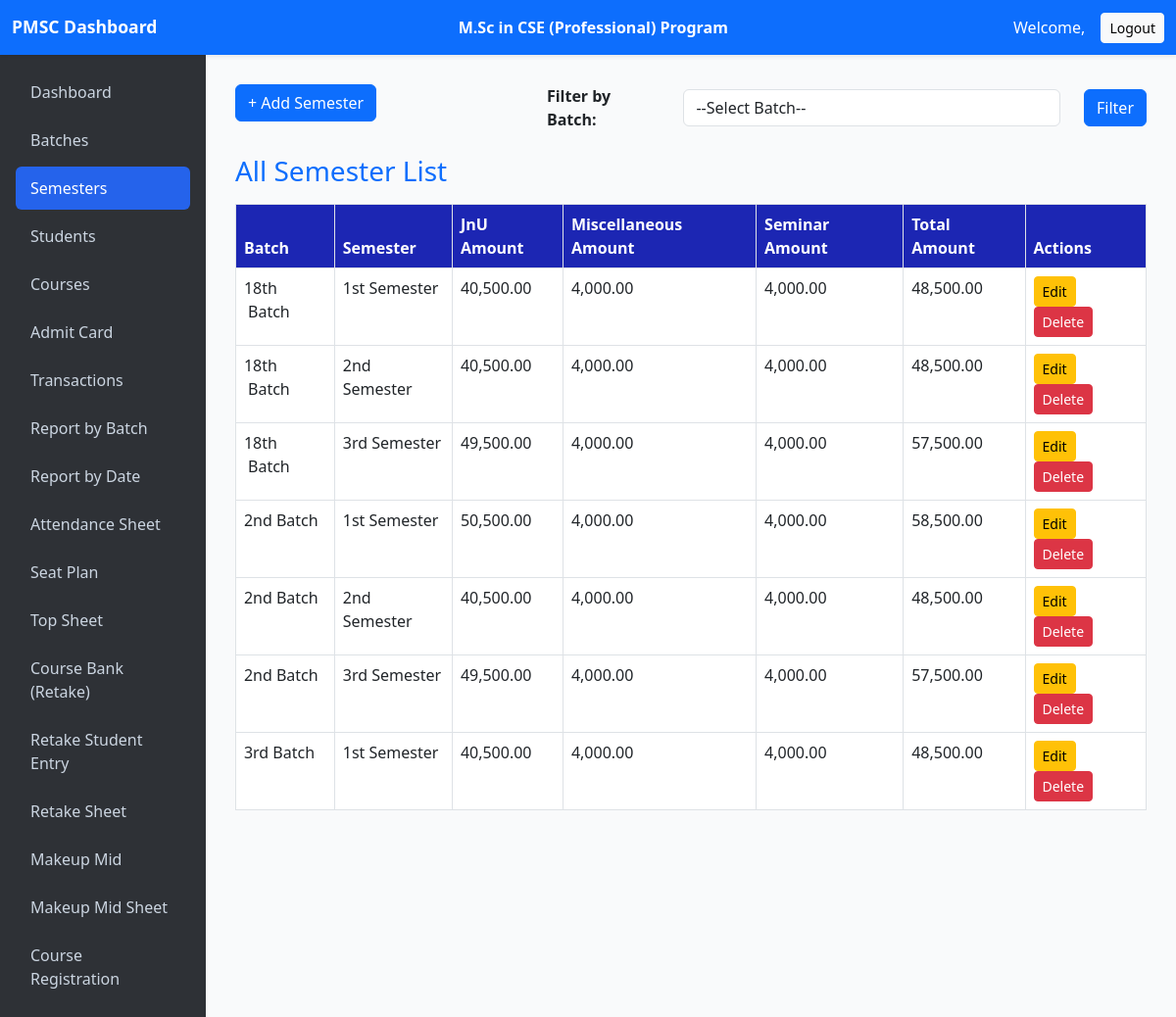
The app's page /index.php/admin/semesters with its own data.
### tables this page shows
CREATE TABLE `semester` (
  `id` int(11) UNSIGNED NOT NULL,
  `semester_id` int(11) UNSIGNED NOT NULL,
  `batch_id` int(11) UNSIGNED NOT NULL,
  `jnu_amount` decimal(10,2) DEFAULT 0.00,
  `miscellaneous_amount` decimal(10,2) DEFAULT 0.00,
  `seminar_amount` decimal(10,2) DEFAULT 0.00
);

CREATE TABLE `batches` (
  `batch_id` int(11) UNSIGNED NOT NULL,
  `batch_name` varchar(100) DEFAULT NULL,
  `session` varchar(100) DEFAULT NULL
);

### application/controllers/Admin.php (called while the page is built, shortened)
<?php
class Admin extends CI_Controller {
    public function __construct() {
        $this->load->model('Admin_user_model');
        $this->load->model('Batch_model');
         $this->load->model('Student_model');
         $this->load->model('Course_model');
         $this->load->model('Course_Bank_model');
        $this->load->library('form_validation');
       $this->load->library(['upload', 'session']);
        $this->load->helper('url');
    }
    public function semesters() {
    $this->load->model('Semester_model');
    $this->load->model('Batch_model');
    $data['semesters'] = $this->Semester_model->get_all();
    $data['batches'] = $this->Batch_model->get_all();
    $batch_id = $this->input->get('batch_id');
    $data['semester_by_batch_id'] = $this->Semester_model->get_semesters_by_batch($batch_id);
    $this->db->where('batch_id', $batch_id);
    $query = $this->db->get('batches');
    $batch = $query->row();
    $data['batch_name'] = $batch ? $batch->batch_name : 'NA';
    $data['title'] = 'Semesters';
    $data['content'] = 'semester/list';
    $this->load->view('admin/template', $data);
}
}

### index.php (called while the page is built, shortened)
<?php
require_once BASEPATH.'core/CodeIgniter.php';

### application/models/Semester_model.php (called while the page is built, shortened)
<?php
class Semester_model extends CI_Model {
    public function get_all() {
        $this->db->select('s.*, b.batch_name');
        $this->db->from('semester s');
        $this->db->join('batches b', 'b.batch_id = s.batch_id');
        return $this->db->get()->result();
    }
}

### application/views/semester/list.php (the view, shortened to what this page needs)
<div class="row mb-4">
    <div class="col-md-4">
        <a href="<?= site_url('admin/add_semester') ?>" class="btn btn-primary">+ Add Semester</a>
    </div>
    <div class="col-md-8">
        <form method="get" action="<?= site_url('admin/semesters') ?>" class="d-flex align-items-center">
            <label for="batch_id" class="mr-2 mb-0"> <strong>Filter by Batch:</strong></label>
            <div style="width: 400px;" class="mr-2">
                <select name="batch_id" id="batch_id" class="form-control" required>
                    <option value="">--Select Batch--</option>
                </select>
            </div>
            <button type="submit" class="btn btn-primary">Filter</button>
        </form>
    </div>
</div>
<?php if (!empty($semester_by_batch_id) && is_array($semester_by_batch_id)): ?>
   <h3 class="mt-4 mb-3 text-primary">Semester List of : <?= $batch_name ?? 'N/A' ?></h3>
<table class="table table-bordered">
    <thead class="thead-dark">
        <tr>
            <th>Semester</th>
            <th>JnU Amount</th>
            <th>Miscellaneous Amount</th>
            <th>Seminar Amount</th>
            <th>Total Amount</th>
            <th>Actions</th>
        </tr>
    </thead>
    <tbody>
    <?php foreach ($semester_by_batch_id as $s): ?>
        <?php
            $total_amount = $s->jnu_amount + $s->miscellaneous_amount + $s->seminar_amount;
             if($s->semester_id==1)
                    {
                        $s->semester_id="1st Semester";
                    }
                    else if($s->semester_id==2)
                    {
                        $s->semester_id="2nd Semester";
                    }
                    else { $s->semester_id="3rd Semester";}
        ?>
        <tr>
            <td><?= htmlspecialchars($s->semester_id) ?></td>
            <td><?= number_format($s->jnu_amount, 2) ?></td>
            <td><?= number_format($s->miscellaneous_amount, 2) ?></td>
            <td><?= number_format($s->seminar_amount, 2) ?></td>
            <td><?= number_format($total_amount, 2) ?></td>
            <td>
                <a href="<?= site_url('admin/edit_semester/' . $s->id) ?>" class="btn btn-warning btn-sm">Edit</a>
                <a href="<?= site_url('admin/delete_semester/' . $s->id) ?>" class="btn btn-danger btn-sm" onclick="return confirm('Delete this semester?')">Delete</a>
            </td>
        </tr>
    <?php endforeach; ?>
    </tbody>
</table>
<?php else: ?>
    <h3 class="mt-4 mb-3 text-primary"> All Semester List </h3>
    <table class="table table-bordered">
    <thead class="thead-dark">
        <tr>
            <th>Batch</th>
            <th>Semester</th>
            <th>JnU Amount</th>
            <th>Miscellaneous Amount</th>
            <th>Seminar Amount</th>
            <th>Total Amount</th>
            <th>Actions</th>
        </tr>
    </thead>
    <tbody>
    <?php foreach ($semesters as $s): ?>
        <?php
            $total_amount = $s->jnu_amount + $s->miscellaneous_amount + $s->seminar_amount;
             if($s->semester_id==1)
                    {
                        $s->semester_id="1st Semester";
                    }
                    else if($s->semester_id==2)
                    {
                        $s->semester_id="2nd Semester";
                    }
                    else { $s->semester_id="3rd Semester";}
        ?>
        <tr>
           <td><?= htmlspecialchars($s->batch_name) ?></td>
            <td><?= htmlspecialchars($s->semester_id) ?></td>
            <td><?= number_format($s->jnu_amount, 2) ?></td>
            <td><?= number_format($s->miscellaneous_amount, 2) ?></td>
            <td><?= number_format($s->seminar_amount, 2) ?></td>
            <td><?= number_format($total_amount, 2) ?></td>
            <td>
                <a href="<?= site_url('admin/edit_semester/' . $s->id) ?>" class="btn btn-warning btn-sm">Edit</a>
                <a href="<?= site_url('admin/delete_semester/' . $s->id) ?>" class="btn btn-danger btn-sm" onclick="return confirm('Delete this semester?')">Delete</a>
            </td>
        </tr>
    <?php endforeach; ?>
    </tbody>
</table>
<?php endif; ?>

### application/views/admin/template.php (style rules this page uses)
body { min-height: 100vh; display: flex; flex-direction: column; }

### application/views/semester/list.php (style rules this page uses)
thead.thead-dark th { background-color: #1c26b3ff; color: white; }

### records on screen
semester: batch.batch_name "18th Batch", semester_id "1st Semester", jnu_amount "40,500.00", miscellaneous_amount "4,000.00", seminar_amount "4,000.00", total_amount "48,500.00"
semester: batch.batch_name "18th Batch", semester_id "2nd Semester", jnu_amount "40,500.00", miscellaneous_amount "4,000.00", seminar_amount "4,000.00", total_amount "48,500.00"
semester: batch.batch_name "18th Batch", semester_id "3rd Semester", jnu_amount "49,500.00", miscellaneous_amount "4,000.00", seminar_amount "4,000.00", total_amount "57,500.00"
semester: batch.batch_name "2nd Batch", semester_id "1st Semester", jnu_amount "50,500.00", miscellaneous_amount "4,000.00", seminar_amount "4,000.00", total_amount "58,500.00"
semester: batch.batch_name "2nd Batch", semester_id "2nd Semester", jnu_amount "40,500.00", miscellaneous_amount "4,000.00", seminar_amount "4,000.00", total_amount "48,500.00"
semester: batch.batch_name "2nd Batch", semester_id "3rd Semester", jnu_amount "49,500.00", miscellaneous_amount "4,000.00", seminar_amount "4,000.00", total_amount "57,500.00"
semester: batch.batch_name "3rd Batch", semester_id "1st Semester", jnu_amount "40,500.00", miscellaneous_amount "4,000.00", seminar_amount "4,000.00", total_amount "48,500.00"
